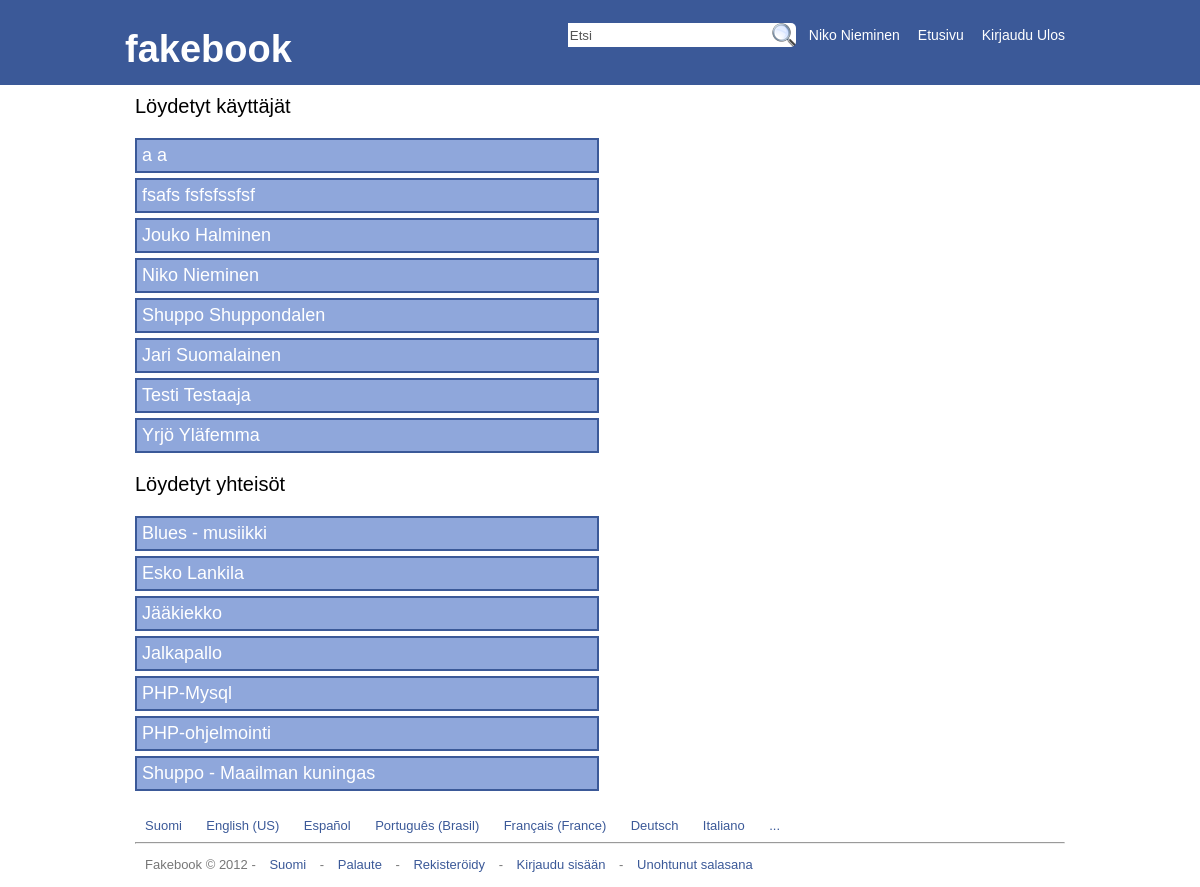
The app's page /search.php (signed in) with its own data.
### tables this page shows
CREATE TABLE `fakebook_users` (
  `id` int(11) NOT NULL AUTO_INCREMENT,
  `sposti` varchar(36) NOT NULL,
  `password` varchar(64) NOT NULL,
  `etunimi` varchar(64) NOT NULL,
  `sukunimi` varchar(84) NOT NULL,
  `syntymapaiva` varchar(2) NOT NULL,
  `syntymakuukausi` varchar(12) NOT NULL,
  `syntymavuosi` varchar(4) NOT NULL,
  `sukupuoli` varchar(6) NOT NULL,
  `ilme` varchar(4096) NOT NULL,
  PRIMARY KEY (`id`),
  UNIQUE KEY `sposti` (`sposti`)
);

CREATE TABLE `fakebook_yhteisot` (
  `yhteisoid` int(11) NOT NULL AUTO_INCREMENT,
  `yhteisonimi` varchar(128) NOT NULL,
  `tekijaen` varchar(64) NOT NULL,
  `tekijasn` varchar(64) NOT NULL,
  `kuvaus` varchar(4096) NOT NULL,
  PRIMARY KEY (`yhteisoid`),
  UNIQUE KEY `yhteisonimi` (`yhteisonimi`)
);

### search-ohjelma.php (the view)
<?php
$etsi   = (isset($_REQUEST['etsi']))   ?
                $_REQUEST['etsi'] : '';
$etsi = trim($etsi);
$etsi = htmlspecialchars($etsi);
$etsi = mysql_real_escape_string($etsi);
$query = "SELECT id, sposti, etunimi, sukunimi FROM fakebook_users WHERE etunimi LIKE '%$etsi%' OR sukunimi LIKE '%$etsi%'  ORDER BY sukunimi;";
$result= mysql_query($query)
    or die("Kyselyssä tapahtui virhe.: " . mysql_error());
while ($rivi = mysql_fetch_array ($result)) {
   echo
         "<div class='etsitulos'><a style='color: #fff;' href='profile.php?show={$rivi['id']}'><h3>{$rivi['etunimi']} {$rivi['sukunimi']}</a></h3></div>";
}
?>

### search-yhteiso.php (shortened to what this page needs)
<?php
$etsi   = (isset($_REQUEST['etsi']))   ?
                $_REQUEST['etsi'] : '';
$etsi = mysql_real_escape_string($etsi);
$etsi = htmlspecialchars($etsi);
$etsi = trim($etsi);
$query = "SELECT yhteisoid, yhteisonimi, tekijaen, tekijasn FROM fakebook_yhteisot WHERE tekijaen LIKE '%$etsi%' OR tekijasn LIKE '%$etsi%' OR yhteisonimi LIKE '%$etsi%'  ORDER BY yhteisonimi;";
$result= mysql_query($query)
    or die("Kyselyssä tapahtui virhe.: " . mysql_error());
while ($rivi = mysql_fetch_array ($result)) {
   echo
         "<div class='etsitulos'><a style='color: #fff;' href='yhteiso.php?show={$rivi['yhteisoid']}'><h3>{$rivi['yhteisonimi']}</a></h3></div>";
}
?>

### fakebook-styles.css (style rules this page uses)
body { margin: 0; background-color: #fff; font-family: tahoma, "ta homa", "Lucida Grande", Georgia, Arial, Helvetica; }
#footerwrap { min-height: 80px; width: 100%; clear: both; }
#footer { width: 930px; min-height: 60px; padding: 10px; margin: auto; }
#footer p { color: #3b5998; margin: 0; }
.etsitulos h3 { margin: 0; font-size: 16px; color: #ffffff; text-decoration: none; font-weight: normal; }
.etsitulos a { margin: 0; text-decoration: none; font-size: 18px; color: #ffffff; font-weight: normal; }
.etsitulos { width: 450px; margin-bottom: 5px; padding: 5px; background-color: #8fa7db; border: 2px solid #3b5998; }
#content a { color: #3b5998; margin: 0; font-weight: normal; text-decoration: none; }

### records on screen
fakebook_users: etunimi "a", sukunimi "a"
fakebook_users: etunimi "fsafs", sukunimi "fsfsfssfsf"
fakebook_users: etunimi "Jouko", sukunimi "Halminen"
fakebook_users: etunimi "Niko", sukunimi "Nieminen"
fakebook_users: etunimi "Shuppo", sukunimi "Shuppondalen"
fakebook_users: etunimi "Jari", sukunimi "Suomalainen"
fakebook_users: etunimi "Testi", sukunimi "Testaaja"
fakebook_users: etunimi "Yrjö", sukunimi "Yläfemma"
fakebook_yhteisot: yhteisonimi "Blues - musiikki"
fakebook_yhteisot: yhteisonimi "Esko Lankila"
fakebook_yhteisot: yhteisonimi "Jääkiekko"
fakebook_yhteisot: yhteisonimi "Jalkapallo"
fakebook_yhteisot: yhteisonimi "PHP-Mysql"
fakebook_yhteisot: yhteisonimi "PHP-ohjelmointi"
fakebook_yhteisot: yhteisonimi "Shuppo - Maailman kuningas"

### other values on screen
$_SESSION['etunimi'] "Niko"
$_SESSION['sukunimi'] "Nieminen"
